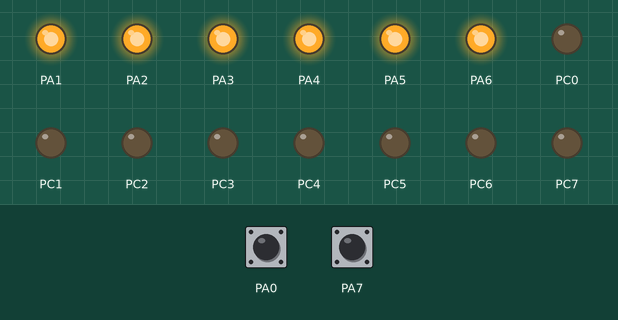
Simulated run of this program. Board: ATmega16, built with avr-gcc and emulated at 1 MHz. On the bench: output pins drawn as LEDs (lit = HIGH). Inputs (shaded band) come from the test bench; at power-on: PA0 HIGH, PA7 HIGH.

Above: at 1.2 s.
1.3 s: PA0 pulled LOW for 0.15 s
At 2.7 s:
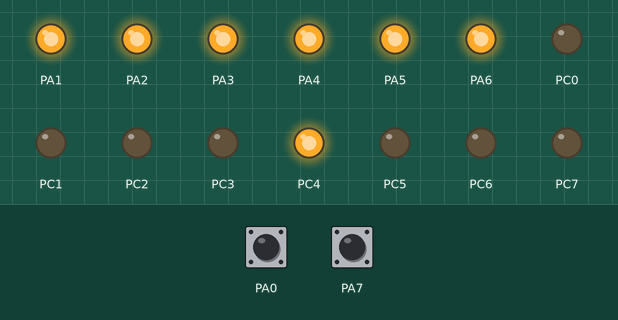
3.0 s: PA0 pulled LOW for 1 s
At 5.2 s:
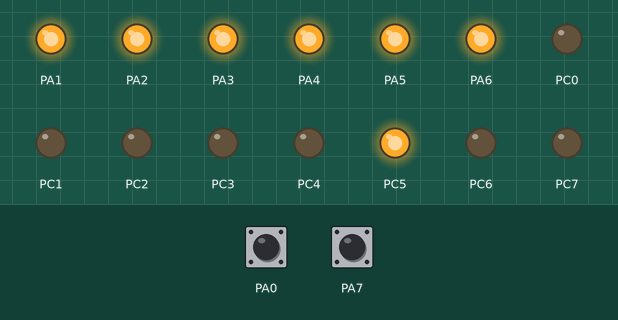
5.5 s: PA0 pulled LOW for 0.15 s
At 6.0 s:
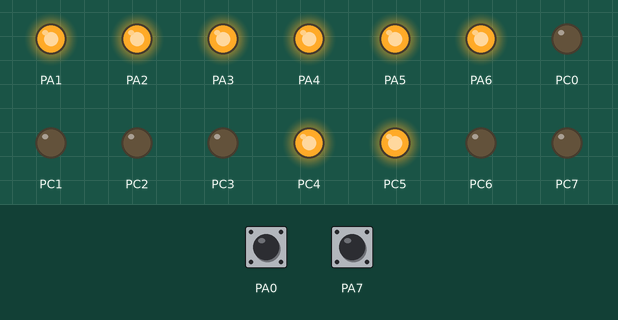
7.2 s: PA0 pulled LOW for 3.2 s
At 11.5 s:
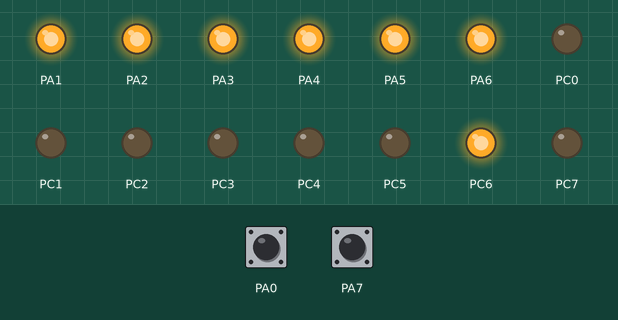
11.9 s: PA0 pulled LOW for 0.15 s
At 13.3 s:
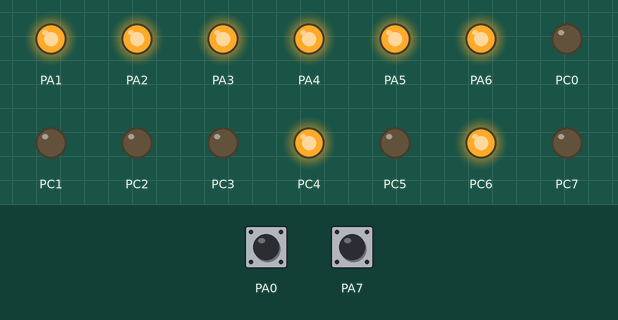
13.6 s: PA0 pulled LOW for 1 s
At 15.9 s:
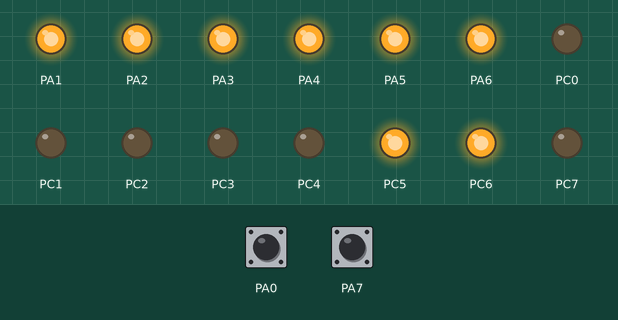
Timing chart, 0 to 17.1 s (numbered marks = the images above; inputs shaded):
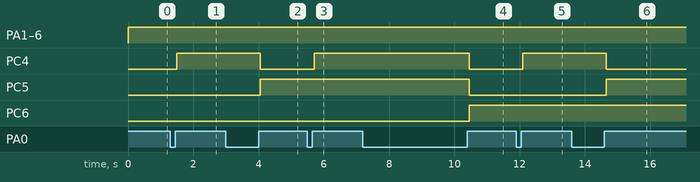

The program:

main.c
```c
/*
 * IncDecCounter.c
 *
 * Created: 1/2/2022 15:16:29
 * Author : lalor
 */

#define F_CPU 1000000
#define isClear(r, i) (!(r & (1 << i)))
#define isSet(r, i) (r & (1 << i))
#define print(n) (((n % 10) << 4) | (n / 10))
#include <avr/io.h>
#include <stdint.h>
#include <util/delay.h>

//int8_t print(int8_t n){
	//int8_t u = ((n % 10) << 4), d = n / 10;
	//return u | d;
//}

int main(void)
{
	DDRA = 0x7E;
	PORTA = 0xFF;
	DDRC = 0xFF;
	PORTC = 0;
	int8_t cnt = 0;
    for(;;){
		if(isClear(PINA, 0)){
			_delay_ms(50);
			while(isClear(PINA, 0));
			_delay_ms(50);
			if(cnt < 99) cnt++;
			PORTC = print(cnt);
		}
		if(isClear(PINA, 7)){
			_delay_ms(50);
			while(isClear(PINA, 7));
			_delay_ms(50);
			if(cnt) cnt--;
			PORTC = print(cnt);
		}
    }
}
```

Measured:
- after the input at 1.3 s, PC4: LOW → HIGH after 0.20 s
- after the input at 3.0 s, PC4: HIGH → LOW after 1.1 s; PC5: LOW → HIGH after 1.1 s
- after the input at 5.5 s, PC4: LOW → HIGH after 0.20 s
- after the input at 7.2 s, PC4, PC5: HIGH → LOW after 3.3 s; PC6: LOW → HIGH after 3.3 s
- after the input at 11.9 s, PC4: LOW → HIGH after 0.20 s
- after the input at 13.6 s, PC4: HIGH → LOW after 1.1 s; PC5: LOW → HIGH after 1.1 s
